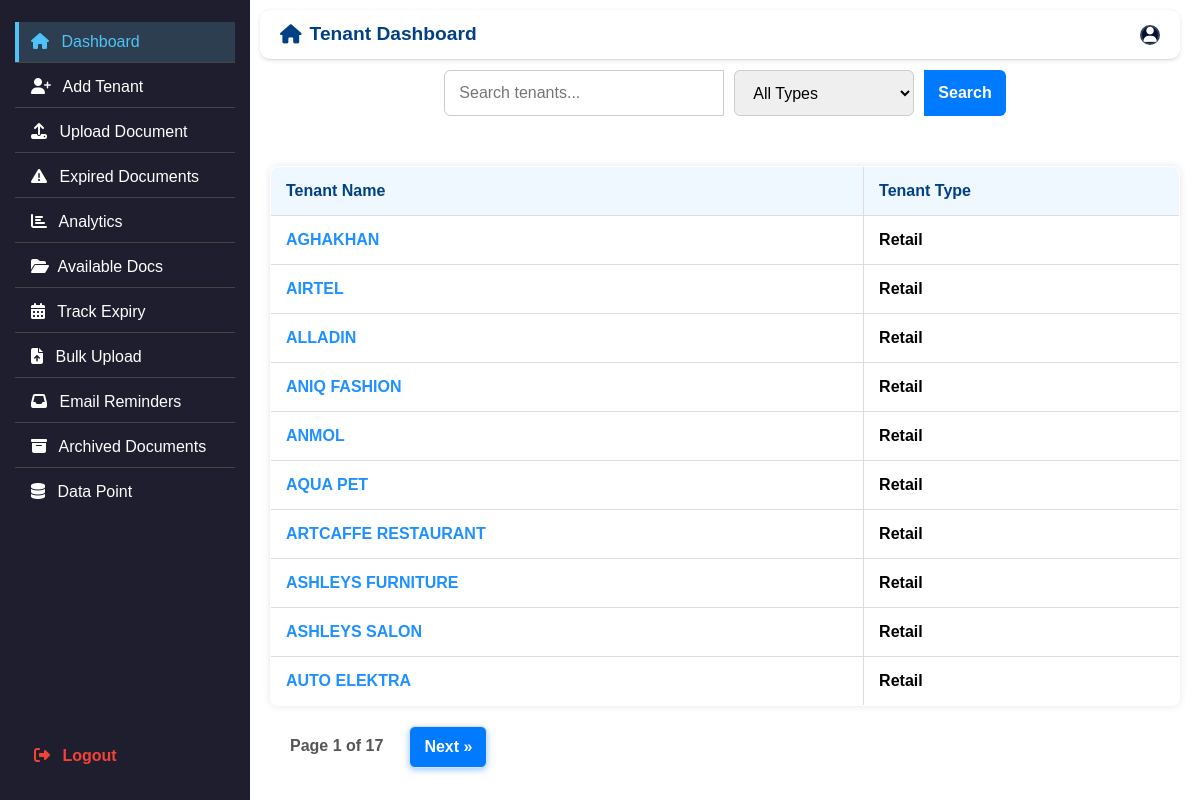
The app's page / (signed in) with its own data.
### files/models.py (models this page shows, shortened)
class Tenant(models.Model):
    name = models.CharField(max_length=255)
    email = models.EmailField(null=True, blank=True)
    tenant_type = models.CharField(max_length=10, null=True, blank=True)
    tenant_type_fk = models.ForeignKey(
        TenantType,
        on_delete=models.SET_NULL,
        null=True,
        blank=True
    )
    commencement_date = models.DateField(
        null=True,
        blank=True,
        help_text="Rent commencement date"
    )
    escalation_rate = models.DecimalField(
        max_digits=5,
        decimal_places=2,
        null=True,
        blank=True,
        help_text="Escalation rate in % (e.g., 5.00 for 5%)"
    )
    created_at = models.DateTimeField(auto_now_add=True)
    history = HistoricalRecords()

class TenantType(models.Model):
    code = models.CharField(max_length=20, unique=True)  # e.g., 'office'
    label = models.CharField(max_length=100)
    history = HistoricalRecords()

### files/views.py (the view)
# urls.py: path('', views.dashboard, name='dashboard'),
@login_required(login_url='login')
def dashboard(request):
    query = request.GET.get('search', '')
    selected_type = request.GET.get('type_filter', '')
    tenants = Tenant.objects.all()
    if query:
        tenants = tenants.filter(name__icontains=query)
    if selected_type:
        tenants = tenants.filter(tenant_type_fk__code=selected_type)
    paginator = Paginator(tenants, 10)
    page_number = request.GET.get('page')
    page_obj = paginator.get_page(page_number)
    tenant_types = TenantType.objects.all()
    return render(request, 'files/dashboard.html', {
        'tenants': page_obj,
        'search_query': query,
        'tenant_types': tenant_types,
        'selected_type': selected_type
    })

### files/templates/files/dashboard.html (shortened to what this page needs)
{% extends 'base.html' %}
{% block page_title %}
<i class="fas fa-home" style="margin-right: 8px;"></i> Tenant Dashboard
{% endblock %}
{% block content %}
<form method="GET" action="" class="search-form">
    <input type="text" name="search" placeholder="Search tenants..." value="{{ search_query }}" class="search-input">
    <select name="type_filter" onchange="this.form.submit()" class="search-input">
        <option value="">All Types</option>
    </select>
    <button type="submit" class="search-button">Search</button>
</form>
<table class="tenant-table" border="1" cellpadding="5" cellspacing="0" style="width:100%; margin-top:20px;">
    <thead>
        <tr>
            <th>Tenant Name</th>
            <th>Tenant Type</th>
        </tr>
    </thead>
    <tbody>
        {% for tenant in tenants %}
            <tr onclick="window.location='{% url 'tenant_detail' tenant.id %}'" style="cursor: pointer;">
                <td class="tenant-name">{{ tenant.name }}</td>
                <td class="tenant-type">
                    {% if tenant.tenant_type_fk %}
                        {{ tenant.tenant_type_fk.label }}
                    {% else %}
                        No Type
                    {% endif %}
                </td>
            </tr>
        {% empty %}
            <tr>
                <td colspan="2">No tenants found.</td>
            </tr>
        {% endfor %}
    </tbody>
</table>
<div class="pagination" style="margin-top: 20px;">
    <span class="page-info">Page {{ tenants.number }} of {{ tenants.paginator.num_pages }}</span>
    {% if tenants.has_next %}
        <a href="?search={{ search_query }}&type_filter={{ selected_type }}&page={{ tenants.next_page_number }}" class="page-link">Next »</a>
    {% endif %}
</div>
{% endblock %}

### files/templates/base.html (shortened to what this page needs)
{% load static %}
<!DOCTYPE html>
<html lang="en">
<head>
    <link href="https://cdn.jsdelivr.net/npm/bootstrap@5.3.0/dist/css/bootstrap.min.css" rel="stylesheet">
    <link rel="stylesheet" href="{% static 'css/style.css' %}">
    <link rel="stylesheet" href="{% static 'css/dashboard.css' %}">
    <link rel="stylesheet" href="{% static 'css/add.css' %}">
    <link rel="stylesheet" href="https://cdnjs.cloudflare.com/ajax/libs/font-awesome/6.5.0/css/all.min.css" />
</head>
<body>
<aside class="sidebar">
    <ul class="sidebar-nav">
        <li>
            <a href="{% url 'dashboard' %}" class="{% if request.resolver_match.url_name == 'dashboard' %}active{% endif %}">
                <i class="fas fa-home" style="margin-right: 8px;"></i> Dashboard
            </a>
        </li>
        {% if perms.files.add_tenant %}
        <li>
            <a href="{% url 'add_tenant' %}" class="{% if request.resolver_match.url_name == 'add_tenant' %}active{% endif %}">
                <i class="fas fa-user-plus" style="margin-right: 8px;"></i> Add Tenant
            </a>
        </li>
        {% endif %}
        {% if perms.files.add_document %}
        <li>
            <a href="{% url 'upload_document' %}" class="{% if request.resolver_match.url_name == 'upload_document' %}active{% endif %}">
                <i class="fas fa-upload" style="margin-right: 8px;"></i> Upload Document
            </a>
        </li>
        {% endif %}
        {% if perms.files.view_document %}
        <li>
            <a href="{% url 'expired_documents' %}" class="{% if request.resolver_match.url_name == 'expired_documents' %}active{% endif %}">
                <i class="fas fa-exclamation-triangle" style="margin-right: 8px;"></i> Expired Documents
            </a>
        </li>
        <li>
            <a href="{% url 'analytics' %}" class="{% if request.resolver_match.url_name == 'analytics' %}active{% endif %}">
                <i class="fas fa-chart-bar" style="margin-right: 8px;"></i> Analytics
            </a>
        </li>
        <li>
            <a href="{% url 'tenant_status' %}" class="{% if request.resolver_match.url_name == 'tenant_status' %}active{% endif %}">
                <i class="fas fa-folder-open" style="margin-right: 5px;"></i> Available Docs
            </a>
        </li>
        <li>
            <a href="{% url 'track_expiry' %}" class="{% if request.resolver_match.url_name == 'track_expiry' %}active{% endif %}">
                <i class="fas fa-calendar-alt" style="margin-right: 8px;"></i> Track Expiry
            </a>
        </li>
        {% endif %}
        {% if perms.files.add_document %}
        <li>
            <a href="{% url 'upload_documents_by_type' %}" class="{% if request.resolver_match.url_name == 'upload_documents_by_type' %}active{% endif %}">
                <i class="fas fa-file-upload" style="margin-right: 8px;"></i> Bulk Upload
            </a>
        </li>
        {% endif %}
        {% if perms.files.view_emailreminderlog %}
        <li>
            <a href="{% url 'email_reminder_logs' %}" class="{% if request.resolver_match.url_name == 'email_reminder_logs' %}active{% endif %}">
                <i class="fas fa-inbox" style="margin-right: 8px;"></i> Email Reminders
            </a>
        </li>
        {% endif %}
{% if perms.files.view_archiveddocument %}
<li>
    <a href="{% url 'archived_documents_list' %}" class="{% if request.resolver_match.url_name == 'archived_documents_list' %}active{% endif %}">
        <i class="fas fa-archive" style="margin-right: 8px;"></i> Archived Documents
    </a>
</li>
{% endif %}
{% if perms.files.can_view_analytics %}
<li>
    <a href="{% url 'data_point' %}" class="{% if request.resolver_match.url_name == 'data_point' %}active{% endif %}">
        <i class="fas fa-database" style="margin-right: 8px;"></i> Data Point
    </a>
</li>
{% endif %}
    </ul>
    <div>
        <a href="{% url 'logout' %}" class="logout-link">
            <i class="fas fa-sign-out-alt" style="margin-right: 8px;"></i> Logout
        </a>
    </div>
</aside>
<main class="main-content">
    <div class="app-bar">
        <div class="page-title">
            {% block page_title %}Page Title{% endblock %}
        </div>
        <a href="{% url 'profile' %}" title="My Profile">
            <div class="profile-initial">
                <i class="fas fa-user"></i>
            </div>
        </a>
    </div>
    {% block content %}{% endblock %}
</main>
</body>
</html>

### files/static/css/dashboard.css (style rules this page uses)
body { margin: 0; padding: 0; background-color: #ffffff; font-family: Arial, sans-serif; }
.page-title { text-align: center; color: #004085; font-weight: 700; margin-bottom: 30px; }
.search-form { display: flex; justify-content: center; gap: 10px; margin-bottom: 30px; flex-wrap: wrap; }
.search-input, .search-button, .search-form select { font-size: 16px; padding: 10px 14px; border: 1px solid #ccc; outline: none; border-radius: 6px; transition: border-color 0.3s ease, box-shadow 0.3s ease; }
.search-input { width: 280px; border-radius: 6px 0 0 6px; }
.search-button { background-color: #007bff; border: none; color: white; font-weight: 600; cursor: pointer; border-radius: 0 6px 6px 0; transition: background-color 0.3s ease, transform 0.2s ease; }
.search-form select { width: 180px; border-radius: 6px; }
.tenant-table { width: 100%; border-collapse: collapse; margin-top: 20px; box-shadow: 0 0 8px rgba(0,0,0,0.1); animation: fadeIn 1s ease forwards; background-color: #fff; border-radius: 8px; overflow: hidden; }
.tenant-table th, .tenant-table td { border: 1px solid #ddd; padding: 12px 15px; text-align: left; vertical-align: middle; transition: background-color 0.3s ease; }
.tenant-table th { background-color: #f0f8ff; color: #004085; font-weight: 700; }
.pagination { margin-top: 30px; text-align: center; }
.page-link { padding: 8px 14px; margin: 0 6px; border-radius: 6px; background-color: #007bff; color: white; font-weight: 600; text-decoration: none; box-shadow: 0 2px 6px rgba(0,123,255,0.4); transition: background-color 0.3s ease, transform 0.2s ease, box-shadow 0.3s ease; }
.page-info { padding: 8px 14px; margin: 0 6px; font-weight: 600; color: #555; }

### files/templates/base.html (style rules this page uses)
body { margin: 0; padding: 0; background-color: #ffffff; display: flex; font-family: Arial, sans-serif; height: 100vh; overflow: hidden; }
.sidebar { display: flex; flex-direction: column; width: 250px; background-color: #1e1e2f; color: white; min-height: 100vh; padding: 20px 15px; box-sizing: border-box; position: fixed; top: 0; left: 0; overflow-y: auto; }
.sidebar-nav { list-style: none; padding: 0; margin: 0; flex-grow: 1; display: flex; flex-direction: column; }
.sidebar-nav li { margin:2px 0; border-bottom: 1px solid #444; padding-bottom: 2px 0; }
.sidebar-nav li:last-child { border-bottom: none; }
.sidebar-nav a { color: white; text-decoration: none; padding: 8px 12px; display: block; border-left: 4px solid transparent; transition: all 0.3s ease; }
.sidebar-nav a:hover, .sidebar-nav a.active { background-color: #2c3e50; border-left-color: #4fc3f7; color: #4fc3f7; }
.sidebar > div:last-child { margin-top: auto; }
.logout-link { color: #f44336; text-decoration: none; padding: 12px 15px; display: block; font-weight: bold; border-left: 4px solid transparent; transition: all 0.3s ease; }
.main-content { margin-left: 250px; padding: 70px 20px 20px; flex: 1; height: 100vh; box-sizing: border-box; background: transparent; display: flex; flex-direction: column; overflow-y: auto; position: relative; }
.app-bar { position: fixed; top: 10px; left: 260px; right: 20px; border-radius: 10px; height: 50px; background-color: white; border-bottom: 1px solid #ddd; padding: 0 20px; font-weight: 700; font-size: 1.2em; color: #333; box-shadow: 0 1px 4px rgba(0, 0, 0, 0.1); user-select: none; flex-shrink: 0; z-index: 1000; display: flex; align-items: center; }
.app-bar .page-title { flex-grow: 1; display: flex; align-items: center; margin: 0; padding: 0; }
.app-bar a { text-decoration: none; outline: none; box-shadow: none; color: inherit; }
.app-bar .profile-initial { width: 20px; height: 20px; background-color: #041231; color: white; font-size: 20px; font-weight: bold; border-radius: 50%; display: flex; align-items: center; justify-content: center; border: 2px solid #ffffff33; transition: transform 0.3s ease; cursor: pointer; }
.app-bar .profile-initial i { font-size: 15px; }

### files/templates/files/dashboard.html (style rules this page uses)
.tenant-table tr { transition: background-color 0.2s ease-in-out; }
.tenant-name { color: #1e90ff; font-weight: bold; }
.tenant-type { color: #000000; font-weight: bold; }

### records on screen
Tenant: name "AGHAKHAN", tenant_type_fk.label "Retail"
Tenant: name "AIRTEL", tenant_type_fk.label "Retail"
Tenant: name "ALLADIN", tenant_type_fk.label "Retail"
Tenant: name "ANIQ FASHION", tenant_type_fk.label "Retail"
Tenant: name "ANMOL", tenant_type_fk.label "Retail"
Tenant: name "AQUA PET", tenant_type_fk.label "Retail"
Tenant: name "ARTCAFFE RESTAURANT", tenant_type_fk.label "Retail"
Tenant: name "ASHLEYS FURNITURE", tenant_type_fk.label "Retail"
Tenant: name "ASHLEYS SALON", tenant_type_fk.label "Retail"
Tenant: name "AUTO ELEKTRA", tenant_type_fk.label "Retail"

### other values on screen
{{ tenants.number }} "1"
{{ tenants.paginator.num_pages }} "17"
